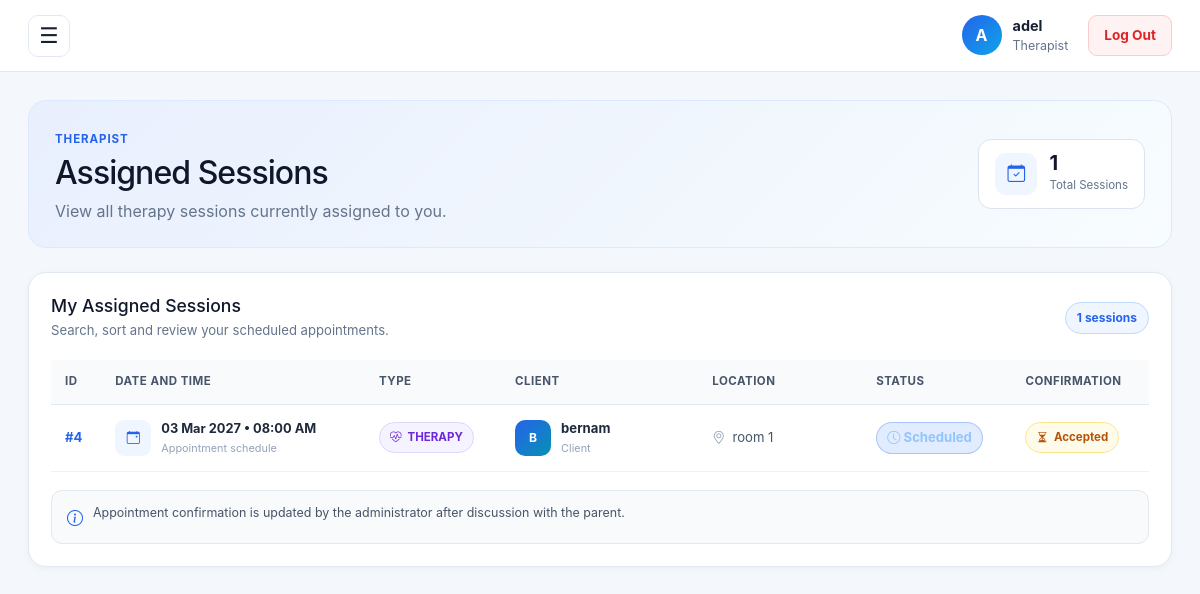
The page /therapist/sessions (signed in) on the database as committed earlier.
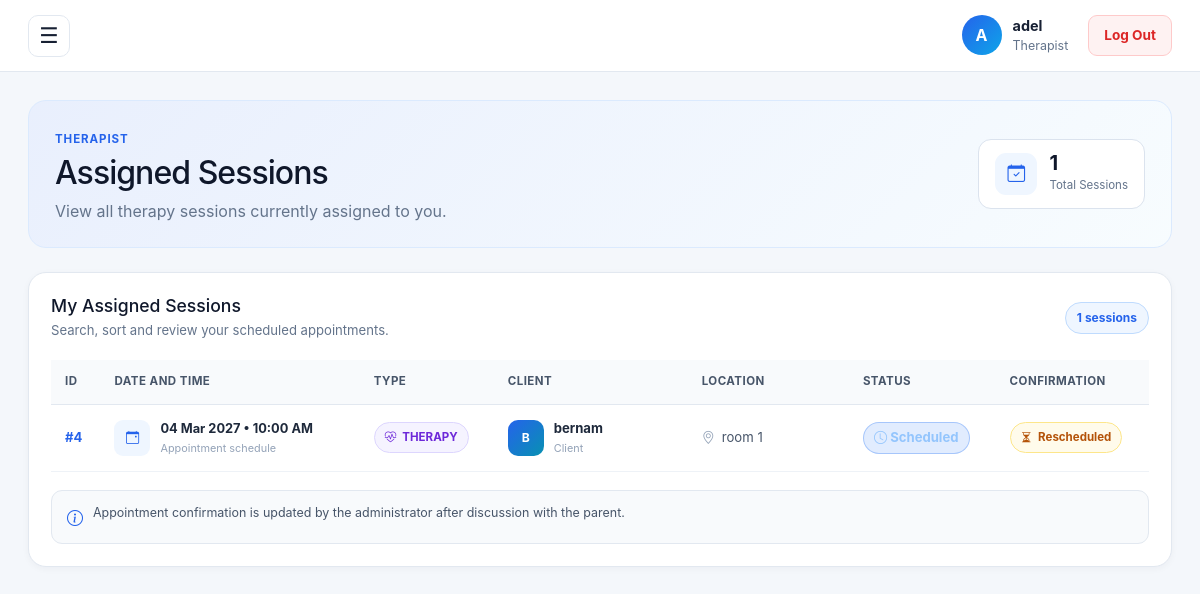
The same page on the database as committed later.
### tables this page shows
CREATE TABLE appointments (
        appointment_id INTEGER PRIMARY KEY AUTOINCREMENT,
        client_id INTEGER NOT NULL,
        therapist_user_id INTEGER NOT NULL,
        appointment_type TEXT NOT NULL CHECK(appointment_type IN ('THERAPY','ASSESSMENT')) DEFAULT 'THERAPY',
        date_time TEXT NOT NULL,
        location TEXT,
        status TEXT NOT NULL CHECK(status IN ('Scheduled','Cancelled','Completed')) DEFAULT 'Scheduled',
        notes TEXT,

        confirmation_status TEXT NOT NULL
            CHECK(confirmation_status IN ('Pending','Accepted','Declined','Rescheduled'))
            DEFAULT 'Pending',
        update_note TEXT,
        last_updated_at TEXT,

        FOREIGN KEY(client_id) REFERENCES clients(client_id),
        FOREIGN KEY(therapist_user_id) REFERENCES users(user_id)
    );

CREATE TABLE clients (
        client_id INTEGER PRIMARY KEY AUTOINCREMENT,
        parent_user_id INTEGER NOT NULL,
        full_name TEXT NOT NULL,
        date_of_birth TEXT,
        FOREIGN KEY(parent_user_id) REFERENCES users(user_id)
    );

### app.py (the view)
@app.get("/therapist/sessions")
@login_required(roles=["THERAPIST"])
def therapist_sessions():
    therapist_id = session["user"]["user_id"]
    db = get_db()
    sessions = db.execute("""
        SELECT
            a.appointment_id,
            a.date_time,
            a.appointment_type,
            a.status,
            a.location,
            a.confirmation_status,
            c.full_name AS client_name
        FROM appointments a
        JOIN clients c
            ON c.client_id = a.client_id
        WHERE a.therapist_user_id = ?
        ORDER BY a.date_time DESC
    """, (therapist_id,)).fetchall()
    return render_template(
        "therapist_sessions.html",
        sessions=sessions
    )

### app.py (called while the page is built)
def get_db():
    if "db" not in g:
        g.db = sqlite3.connect(DB_PATH)
        g.db.row_factory = sqlite3.Row
    return g.db

def format_datetime(value):
    if not value:
        return "-"
    for fmt in ("%Y-%m-%d %H:%M:%S", "%Y-%m-%d %H:%M"):
        try:
            return datetime.strptime(
                value,
                fmt
            ).strftime("%d %b %Y • %I:%M %p")
        except ValueError:
            pass
    return value

def login_required(roles=None):
    def decorator(fn):
        @wraps(fn)
        def wrapper(*args, **kwargs):
            user = session.get("user")
            if not user:
                flash("Please log in first.", "error")
                return redirect(url_for("home"))
            if roles and user.get("role") not in roles:
                abort(403)
            return fn(*args, **kwargs)
        return wrapper
    return decorator

### templates/therapist_sessions.html (shortened to what this page needs)
{% extends "base.html" %}
{% block content %}
<section class="page-header-modern">
  <div>
    <span class="page-eyebrow">Therapist</span>
    <h1>Assigned Sessions</h1>
    <p>
      View all therapy sessions currently assigned to you.
    </p>
  </div>
  <div class="page-header-summary">
    <i class="bi bi-calendar-check"></i>
    <div>
      <strong>{{ sessions | length }}</strong>
      <span>Total Sessions</span>
    </div>
  </div>
</section>
<section class="table-card">
  <div class="table-card-header">
    <div>
      <h2>My Assigned Sessions</h2>
      <p>
        Search, sort and review your scheduled appointments.
      </p>
    </div>
    <span class="table-count">
      {{ sessions | length }} sessions
    </span>
  </div>
  {% if sessions %}
    <div class="table-responsive">
      <table
        id="sessionsTable"
        class="table table-hover align-middle modern-data-table"
        style="width: 100%;"
      >
        <thead>
          <tr>
            <th>ID</th>
            <th>Date and Time</th>
            <th>Type</th>
            <th>Client</th>
            <th>Location</th>
            <th>Status</th>
            <th>Confirmation</th>
          </tr>
        </thead>
        <tbody>
          {% for s in sessions %}
            <tr>
              <td data-order="{{ s.appointment_id }}">
                <span class="appointment-id">
                  #{{ s.appointment_id }}
                </span>
              </td>
              <td data-order="{{ s.date_time }}">
                <div class="session-date-cell">
                  <span class="session-date-icon">
                    <i class="bi bi-calendar-event"></i>
                  </span>
                  <div>
                    <strong>
                      {{ s.date_time | datetime }}
                    </strong>
                    <small>
                      Appointment schedule
                    </small>
                  </div>
                </div>
              </td>
              <td>
                <span class="session-type-badge">
                  <i class="bi bi-heart-pulse"></i>
                  {{ s.appointment_type }}
                </span>
              </td>
              <td>
                <div class="table-person">
                  <span class="table-avatar">
                    {{ s.client_name[0] | upper }}
                  </span>
                  <div>
                    <strong>
                      {{ s.client_name }}
                    </strong>
                    <small>
                      Client
                    </small>
                  </div>
                </div>
              </td>
              <td>
                <div class="location-cell">
                  <i class="bi bi-geo-alt"></i>
                  <span>
                    {{ s.location or "-" }}
                  </span>
                </div>
              </td>
              <td>
                {% if s.status == "Completed" %}
                  <span class="status-badge status-completed">
                    <i class="bi bi-check-circle"></i>
                    Completed
                  </span>
                {% elif s.status == "Cancelled" %}
                  <span class="status-badge status-cancelled">
                    <i class="bi bi-x-circle"></i>
                    Cancelled
                  </span>
                {% elif s.status == "No Show" %}
                  <span class="status-badge status-no-show">
                    <i class="bi bi-person-x"></i>
                    No Show
                  </span>
                {% else %}
                  <span class="status-badge status-scheduled">
                    <i class="bi bi-clock"></i>
                    {{ s.status }}
                  </span>
                {% endif %}
              </td>
              <td>
                {% set confirmation =
                  s.confirmation_status or "Pending"
                %}
                {% if confirmation == "Confirmed" %}
                  <span class="confirmation-badge confirmation-confirmed">
                    <i class="bi bi-check-circle-fill"></i>
                    Confirmed
                  </span>
                {% elif confirmation == "Rejected" %}
                  <span class="confirmation-badge confirmation-rejected">
                    <i class="bi bi-x-circle-fill"></i>
                    Rejected
                  </span>
                {% elif confirmation == "Cancelled" %}
                  <span class="confirmation-badge confirmation-rejected">
                    <i class="bi bi-x-circle-fill"></i>
                    Cancelled
                  </span>
                {% else %}
                  <span class="confirmation-badge confirmation-pending">
                    <i class="bi bi-hourglass-split"></i>
                    {{ confirmation }}
                  </span>
                {% endif %}
              </td>
            </tr>
          {% endfor %}
        </tbody>
      </table>
    </div>
  {% endif %}
  <div class="table-information-note">
    <i class="bi bi-info-circle"></i>
    <p>
      Appointment confirmation is updated by the administrator
      after discussion with the parent.
    </p>
  </div>
</section>
{% endblock %}

### templates/base.html (shortened to what this page needs)
<!DOCTYPE html>
<html lang="en">
<head>
<link
  href="https://cdn.jsdelivr.net/npm/bootstrap@5.3.8/dist/css/bootstrap.min.css"
  rel="stylesheet"
>
<link
  href="https://cdn.datatables.net/2.3.4/css/dataTables.bootstrap5.min.css"
  rel="stylesheet"
>
<link
  href="https://cdn.datatables.net/responsive/3.0.7/css/responsive.bootstrap5.min.css"
  rel="stylesheet"
>
<link
  href="https://cdn.jsdelivr.net/npm/bootstrap-icons@1.13.1/font/bootstrap-icons.min.css"
  rel="stylesheet"
>
<link
  rel="stylesheet"
  href="{{ url_for('static', filename='style.css') }}"
>
</head>
<body class="{% if session.get('user') %}app-body{% else %}public-body{% endif %}">
  {% if session.get("user") %}
    <header class="modern-topbar">
      <div class="modern-topbar-left">
        <button
          type="button"
          id="menuButton"
          class="modern-menu-button"
          aria-label="Open navigation menu"
          aria-controls="sidebar"
          aria-expanded="false"
        >
          &#9776;
        </button>
      </div>
      <div class="modern-topbar-right">
        <div class="modern-user-info">
          <div class="modern-user-avatar">
            {{ session["user"]["full_name"][0] | upper }}
          </div>
          <div class="modern-user-details">
            <strong>
              {{ session["user"]["full_name"] }}
            </strong>
            <span>
              {{ session["user"]["role"] | title }}
            </span>
          </div>
        </div>
        <a
          href="{{ url_for('logout') }}"
          class="modern-logout-button"
        >
          Log Out
        </a>
      </div>
    </header>
  {% endif %}
  <main class="{% if session.get('user') %}modern-app-content{% else %}modern-public-content{% endif %}">
    <div class="modern-page-container">
      {% block content %}{% endblock %}
    </div>
  </main>
</body>
</html>

Rows that differ between the two databases and show on the page:
changed appointments "room 1": date_time "03 Mar 2027 • 08:00 AM" → "04 Mar 2027 • 10:00 AM"; confirmation_status "Accepted" → "Rescheduled"
